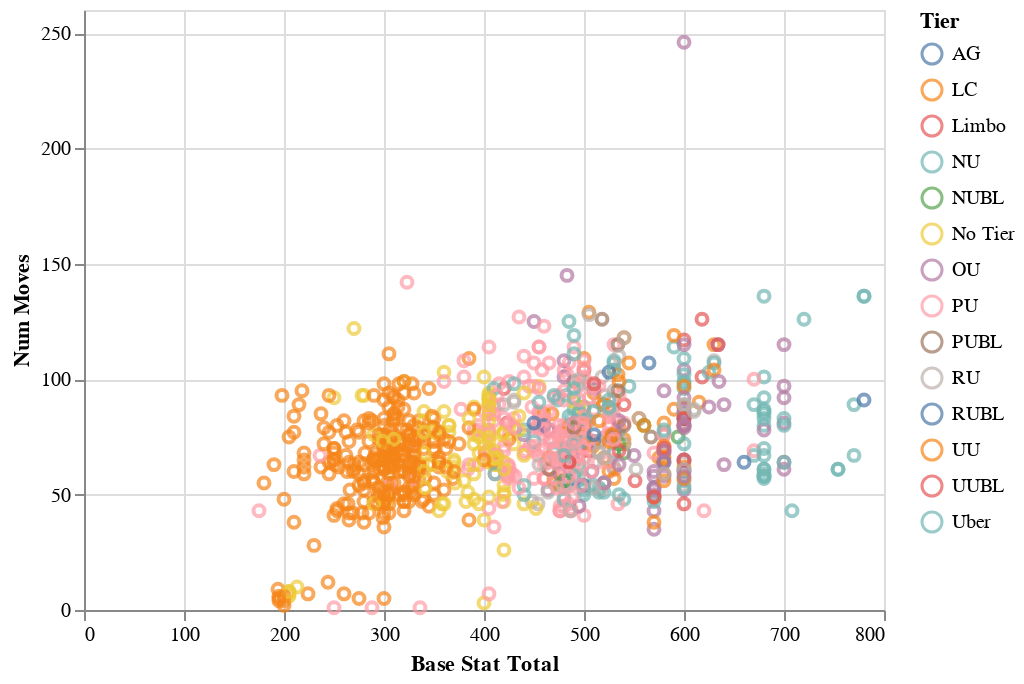

This figure's notebook cell:
### Code cell
alt.Chart(df).mark_point().encode(
    x = 'Base Stat Total',
    y = 'Num Moves',
    color = 'Tier'
)

### Figure 1 — Vega-Lite specification as saved in the notebook (floating-point values rounded to 4 significant figures; data arrays with more than 128 entries replaced by an {"elided": "..."} marker saying what was removed)
{"config": {"view": {"continuousWidth": 400, "continuousHeight": 300}}, "data": {"name": "data-2c9dc910ecec95856a29d675536d6846"}, "mark": "point", "encoding": {"color": {"field": "Tier", "type": "nominal"}, "x": {"field": "Base Stat Total", "type": "quantitative"}, "y": {"field": "Num Moves", "type": "quantitative"}}, "$schema": "https://vega.github.io/schema/vega-lite/v4.17.0.json", "datasets": {"data-2c9dc910ecec95856a29d675536d6846": {"elided": "919 records"}}}
